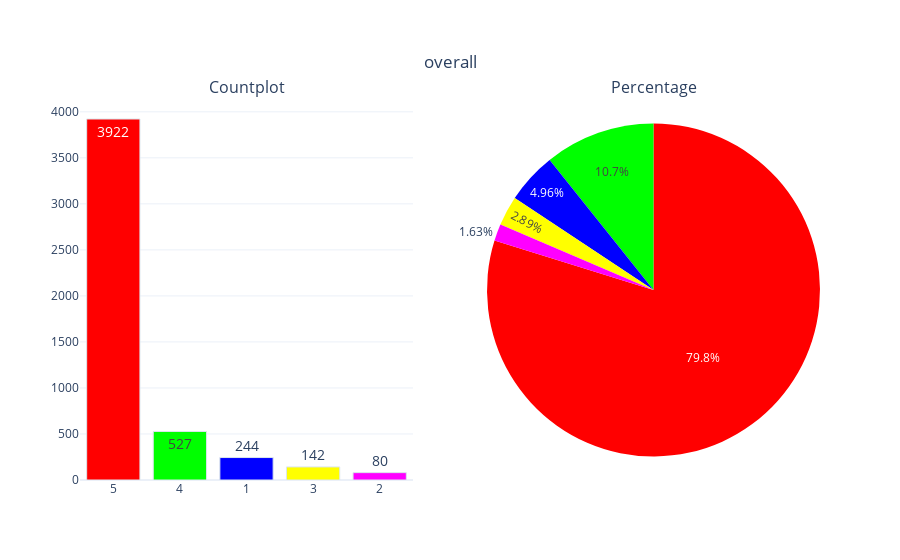

Notebook code for this chart:
### Code cell
categorical_variable_summary(df, 'overall')

### Figure 1 — Plotly figure (JSON) as saved in the notebook; plotly's stock layout.template omitted (floating-point values rounded to 4 significant figures)
{"data": [{"marker": {"color": ["#FF0000", "#00FF00", "#0000FF", "#FFFF00", " #FF00FF"], "line": {"color": "#DBE6EC", "width": 1}}, "name": "overall", "showlegend": false, "text": ["3922", "527", "244", "142", "80"], "textfont": {"size": 14}, "textposition": "auto", "type": "bar", "x": ["5", "4", "1", "3", "2"], "xaxis": "x", "y": [3922, 527, 244, 142, 80], "yaxis": "y"}, {"domain": {"x": [0.55, 1], "y": [0, 1]}, "labels": [5, 4, 1, 3, 2], "marker": {"colors": ["#FF0000", "#00FF00", "#0000FF", "#FFFF00", " #FF00FF"]}, "name": "overall", "showlegend": false, "textposition": "auto", "type": "pie", "values": [3922, 527, 244, 142, 80]}], "layout": {"annotations": [{"font": {"size": 16}, "showarrow": false, "text": "Countplot", "x": 0.225, "xanchor": "center", "xref": "paper", "y": 1, "yanchor": "bottom", "yref": "paper"}, {"font": {"size": 16}, "showarrow": false, "text": "Percentage", "x": 0.775, "xanchor": "center", "xref": "paper", "y": 1, "yanchor": "bottom", "yref": "paper"}], "autosize": true, "title": {"text": "overall", "x": 0.5, "xanchor": "center", "y": 0.9, "yanchor": "top"}, "xaxis": {"anchor": "y", "autorange": true, "domain": [0, 0.45], "range": [-0.5, 4.5], "type": "category"}, "yaxis": {"anchor": "x", "autorange": true, "domain": [0, 1], "range": [0, 4128.0], "type": "linear"}}}
